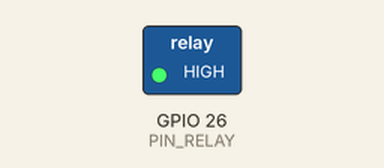
A sketch run on a simulated ESP32. On the bench: switched loads named in the sketch (green lamp = pin HIGH). Dashed ring = blinking. What the sketch prints to the serial monitor is not drawn.

Above: at 0.2 s.
Timing chart, 0 to 3.0 s (numbered marks = the images above):
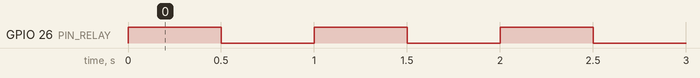

Measured:
- by itself, GPIO 26 (PIN_RELAY): alternates HIGH for 0.50 s and LOW for 0.50 s

The sketch:

RelayTest.ino
```cpp
#define PIN_RELAY 26
// NPN transistor buffer now on this pin: GPIO HIGH -> transistor conducts ->
// relay IN pulled low -> active-LOW relay energizes. So HIGH = ON now.
#define RELAY_ON  HIGH
#define RELAY_OFF LOW

// Runs before setup() — shrinks the undefined boot window as much as
// software can (the pin is forced OFF as early as the app can act).
void __attribute__((constructor)) early_pin_safe() {
  pinMode(PIN_RELAY, OUTPUT);
  digitalWrite(PIN_RELAY, RELAY_OFF);
}

void setup() {
  pinMode(PIN_RELAY, OUTPUT);
  digitalWrite(PIN_RELAY, RELAY_OFF);
  Serial.begin(115200);
}

void loop() {
  digitalWrite(PIN_RELAY, RELAY_ON);
  Serial.println("relay ON");
  delay(500);
  digitalWrite(PIN_RELAY, RELAY_OFF);
  Serial.println("relay OFF");
  delay(500);
}
```
